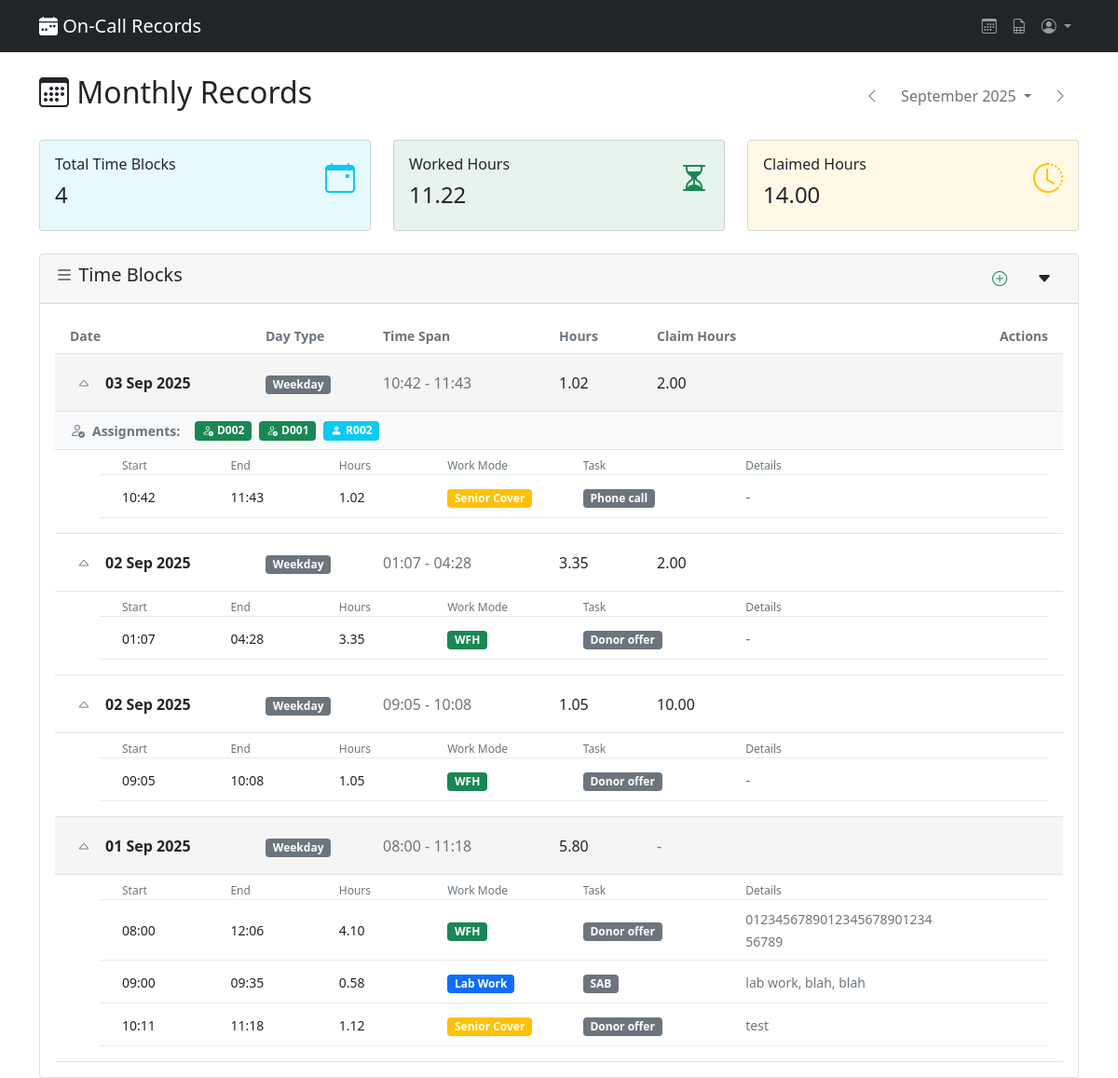
The app's page / (signed in) with its own data.
### records/models.py (models this page shows, shortened)
class TimeBlock(models.Model):
    staff = models.ForeignKey(OnCallStaff, on_delete=models.CASCADE)
    date = models.DateField()
    day_type = models.ForeignKey(DayType, on_delete=models.CASCADE, null=True, blank=True)
    claim = models.DecimalField(max_digits=5, decimal_places=2, null=True, blank=True, help_text="Total claim hours for this block")
    created = models.DateTimeField(default=timezone.now)
    last_modified = models.DateTimeField(auto_now=True)
    class Meta:
        pass

class DayType(models.Model):
    BOOTSTRAP_COLORS = [
        ('primary', 'Primary (Blue)'),
        ('secondary', 'Secondary (Gray)'),
        ('success', 'Success (Green)'),
        ('danger', 'Danger (Red)'),
        ('warning', 'Warning (Yellow)'),
        ('info', 'Info (Cyan)'),
        ('light', 'Light'),
        ('dark', 'Dark'),
    ]
    name = models.CharField(max_length=50, unique=True)
    color = models.CharField(max_length=20, choices=BOOTSTRAP_COLORS, default='info')

class TimeEntry(models.Model):
    block = models.ForeignKey(TimeBlock, on_delete=models.CASCADE, related_name='time_entries')
    time_started = models.TimeField()
    time_ended = models.TimeField()
    task = models.ForeignKey(Task, on_delete=models.CASCADE)
    detail = models.ForeignKey(Detail, on_delete=models.SET_NULL, null=True, blank=True)
    work_mode = models.ForeignKey(WorkMode, on_delete=models.CASCADE)
    created = models.DateTimeField(default=timezone.now)
    last_modified = models.DateTimeField(auto_now=True)
    @property
    def hours(self):
        start = datetime.combine(self.block.date, self.time_started)
        end = datetime.combine(self.block.date, self.time_ended)
        if self.time_ended <= self.time_started:
            end += timedelta(days=1)
        duration = end - start
        return round(duration.total_seconds() / 3600, 2)

class Assignment(models.Model):
    ENTITY_TYPES = [
        ('donor', 'Donor'),
        ('recipient', 'Recipient'),
        ('lab_task', 'Lab Task'),
    ]
    block = models.ForeignKey(TimeBlock, on_delete=models.CASCADE, related_name='assignments')
    entity_type = models.CharField(max_length=20, choices=ENTITY_TYPES)
    entity_id = models.CharField(max_length=50, help_text="ID of the assigned entity")
    notes = models.TextField(blank=True, help_text="Notes about this assignment during this block")
    color = models.CharField(max_length=20, default='primary', help_text="Bootstrap color for the assignment badge")
    icon = models.CharField(max_length=50, default='bi-person-fill', help_text='Bootstrap icon class')
    created = models.DateTimeField(default=timezone.now)
    class Meta:
        unique_together = ['block', 'entity_type', 'entity_id']
        verbose_name = "Assignment"
        verbose_name_plural = "Assignments"
    def get_assignment_type_config(self):
        return ASSIGNMENT_TYPE_CONFIG.get(self.entity_type, {})
    @property
    def display_color(self):
        config = self.get_assignment_type_config()
        return config.get('color', self.color)
    @property
    def display_icon(self):
        config = self.get_assignment_type_config()
        return config.get('icon', self.icon)

class WorkMode(models.Model):
    BOOTSTRAP_COLORS = [
        ('primary', 'Primary (Blue)'),
        ('secondary', 'Secondary (Gray)'),
        ('success', 'Success (Green)'),
        ('danger', 'Danger (Red)'),
        ('warning', 'Warning (Yellow)'),
        ('info', 'Info (Cyan)'),
        ('light', 'Light'),
        ('dark', 'Dark'),
    ]
    name = models.CharField(max_length=50, unique=True)
    color = models.CharField(max_length=20, choices=BOOTSTRAP_COLORS, default='primary')

class Task(models.Model):
    BOOTSTRAP_COLORS = [
        ('primary', 'Primary (Blue)'),
        ('secondary', 'Secondary (Gray)'),
        ('success', 'Success (Green)'),
        ('danger', 'Danger (Red)'),
        ('warning', 'Warning (Yellow)'),
        ('info', 'Info (Cyan)'),
        ('light', 'Light'),
        ('dark', 'Dark'),
    ]
    name = models.CharField(max_length=100, unique=True)
    color = models.CharField(max_length=20, choices=BOOTSTRAP_COLORS, default='secondary')

class Detail(models.Model):
    text = models.TextField()

### records/views.py (the view)
# urls.py: path('', views.dashboard, name='dashboard'),
@require_oncall_staff
def dashboard(request):
    staff = request.staff
    month, year = get_safe_month_year_from_request(request)
    current_month_start, next_month_start = get_month_date_range(year, month)
    blocks = TimeBlock.objects.filter(
        staff=staff,
        date__gte=current_month_start,
        date__lt=next_month_start
    ).prefetch_related('time_entries__task', 'time_entries__work_mode', 'assignments').order_by('-date')
    for block in blocks:
        block.calculated_hours = sum(entry.hours for entry in block.time_entries.all())
    total_hours = sum(
        sum(entry.hours for entry in block.time_entries.all())
        for block in blocks
    )
    total_claims = sum(
        block.claim for block in blocks if block.claim
    )
    month_context = build_month_context(month, year)
    context = {
        'staff': staff,
        'blocks': blocks,
        'total_hours': total_hours,
        'total_claims': total_claims,
        **month_context,  # Merge month navigation context
    }
    return render(request, 'records/dashboard.html', context)

### records/templates/records/dashboard.html (shortened to what this page needs)
{% extends 'records/base.html' %}
{% block content %}
<div class="row">
    <div class="col-lg-12">
        <div class="d-flex justify-content-between align-items-center mb-4">
            <div class="d-flex align-items-center">
                <h2><i class="bi-calendar3"></i> Monthly Records</h2>
            </div>
            <div class="ms-3">
                {% include 'records/partials/month_selector.html' %}
            </div>
        </div>
    </div>
</div>
{% include 'records/partials/stats_cards.html' %}
{% with is_admin_view=False %}
    {% include 'records/partials/blocks_table.html' %}
{% endwith %}
{% endblock content %}

### records/templates/records/partials/blocks_table.html (shortened to what this page needs)
<div class="card">
    <div class="card-header d-flex justify-content-between align-items-center">
        <h5>
            <i class="bi bi-list"></i> Time Blocks
        </h5>
        <div class="d-flex align-items-center">
            {% if not is_admin_view and is_current_month %}
                <a href="{% url 'add_block' %}"
                   class="btn btn-outline-success border-0"
                   data-bs-toggle="tooltip"
                   title="Add a new block">
                    <i class="bi bi-plus-circle"></i>
                </a>
            {% endif %}
            {% if blocks %}
                <button id="toggleAllBlocks"
                        class="btn btn-outline-dark border-0 {% if not is_admin_view and is_current_month %}ms-2{% endif %}"
                        data-bs-toggle="tooltip"
                        title="Expand all blocks">
                    <i class="bi bi-caret-down-fill"></i>
                </button>
            {% endif %}
        </div>
    </div>
    <div class="card-body">
        {% if blocks %}
            <div class="blocks-header d-none d-md-flex align-items-center py-2 px-3 border-bottom text-muted small fw-bold">
                <div style="width: 20%;">Date</div>
                <div style="width: 12%;">Day Type</div>
                <div style="width: 18%;">Time Span</div>
                <div style="width: 10%;">Hours</div>
                <div style="width: 12%;">Claim Hours</div>
                {% if not is_admin_view %}
                    <div style="width: 28%;" class="text-end">Actions</div>
                {% else %}
                    <div style="width: 28%;"></div>
                {% endif %}
            </div>
            <div class="blocks-container">
                {% regroup blocks by date as date_groups %}
                {% for date_group in date_groups %}
                    {% for block in date_group.list %}
                        <div class="block-item border-bottom">
                            <div class="block-header d-flex align-items-center py-3 px-3 border-bottom"
                                 style="background-color: {% if forloop.parentloop.counter0|divisibleby:2 %}#f5f5f5{% else %}transparent{% endif %}">
                                <div style="width: 20%;" class="d-flex align-items-center">
                                    <button class="btn btn-sm btn-outline-secondary border-0 me-2"
                                            type="button"
                                            data-bs-toggle="collapse"
                                            data-bs-target="#block-{{ block.id }}"
                                            aria-expanded="true">
                                        <i class="bi bi-caret-up"></i>
                                    </button>
                                    <span class="fw-bold">{{ block.date|date:"d M Y" }}</span>
                                </div>
                                <div style="width: 12%;">
                                    <span class="badge bg-{{ block.day_type.color }}">{{ block.day_type.name }}</span>
                                </div>
                                <div style="width: 18%;">
                                    {% if block.time_entries.all %}
                                        {% with first_entry=block.time_entries.first last_entry=block.time_entries.last %}
                                            <span class="text-muted">{{ first_entry.time_started|time:"H:i" }} - {{ last_entry.time_ended|time:"H:i" }}</span>
                                        {% endwith %}
                                    {% else %}
                                        <span class="text-muted">-</span>
                                    {% endif %}
                                </div>
                                <div style="width: 10%;">
                                    <span class="fw-medium">{{ block.calculated_hours|floatformat:2 }}</span>
                                </div>
                                <div style="width: 12%;">
                                    {% if block.claim %}
                                        <span class="fw-medium">{{ block.claim|floatformat:2 }}</span>
                                    {% else %}
                                        <span class="text-muted">-</span>
                                    {% endif %}
                                </div>
                                {% if not is_admin_view %}
                                    <div style="width: 28%;" class="text-end">
                                    </div>
                                {% else %}
                                    <div style="width: 28%;"></div>
                                {% endif %}
                            </div>
                            {% if block.assignments.all %}
                                <div class="assignments-section border-bottom"
                                     style="background-color: {% if forloop.parentloop.counter0|divisibleby:2 %}#f8f9fa{% else %}#ffffff{% endif %};">
                                    <div class="assignments-container d-flex align-items-center py-2 px-3">
                                        <div class="d-flex align-items-center">
                                            <i class="bi bi-person-check text-muted me-2"></i>
                                            <strong class="small text-muted me-3">Assignments:</strong>
                                            {% for assignment in block.assignments.all %}
                                                <span class="badge bg-{{ assignment.display_color }} me-2 d-flex align-items-center">
                                                    <i class="{{ assignment.display_icon }} me-1"></i>
                                                    {{ assignment.entity_id }}
                                                </span>
                                            {% endfor %}
                                        </div>
                                    </div>
                                </div>
                            {% endif %}
                            <div class="collapse show" id="block-{{ block.id }}">
                                {% if block.time_entries.all %}
                                    <div class="time-entries-container px-3 pb-3">
                                        <div class="time-entries-header d-none d-md-flex align-items-center pt-2 px-4 text-muted small"
                                             style="font-size: 0.75rem;
                                                    border-bottom: 1px solid #e9ecef;
                                                    margin-left: 2rem">
                                            <div style="width: 12%;">Start</div>
                                            <div style="width: 12%;">End</div>
                                            <div style="width: 12%;">Hours</div>
                                            <div style="width: 15%;">Work Mode</div>
                                            <div style="width: 18%;">Task</div>
                                            <div style="width: 21%;">Details</div>
                                        </div>
                                        {% for entry in block.time_entries.all %}
                                            <div class="time-entry d-flex align-items-center py-2 px-4 border-bottom"
                                                 style="margin-left: 2rem;
                                                        border-bottom: 1px solid #e9ecef !important">
                                                <div style="width: 12%;">
                                                    <span class="small">{{ entry.time_started|time:"H:i" }}</span>
                                                </div>
                                                <div style="width: 12%;">
                                                    <span class="small">{{ entry.time_ended|time:"H:i" }}</span>
                                                </div>
                                                <div style="width: 12%;">
                                                        <span class="small">{{ entry.hours|floatformat:2 }}</span>
                                                </div>
                                                <div style="width: 15%;">
                                                    <span class="badge bg-{{ entry.work_mode.color }}">{{ entry.work_mode.name }}</span>
                                                </div>
                                                <div style="width: 18%;">
                                                    <span class="badge bg-{{ entry.task.color }} small">{{ entry.task.name }}</span>
                                                </div>
                                                <div style="width: 21%;">
                                                    {% if entry.detail %}
                                                        <span class="small text-muted" title="{{ entry.detail.text }}" data-bs-toggle="tooltip">
                                                            {{ entry.detail.text|truncatechars:30 }}
                                                        </span>
                                                    {% else %}
                                                        <span class="text-muted">-</span>
                                                    {% endif %}
                                                </div>
                                                {% if not is_admin_view %}
                                                    <div style="width: 10%;" class="text-end">
                                                    </div>
                                                {% endif %}
                                            </div>
                                        {% endfor %}
                                    </div>
                                {% endif %}
                            </div>
                        </div>
                    {% endfor %}
                {% endfor %}
            </div>
        {% endif %}
    </div>
</div>

### records on screen
TimeBlock: date "03 Sep 2025", day_type.name "Weekday", time_entries.first.time_started "10:42", time_entries.last.time_ended "11:43", calculated_hours "1.02", claim "2.00"
Assignment: entity_id "D002"
Assignment: entity_id "D001"
Assignment: entity_id "R002"
TimeEntry: time_started "10:42", time_ended "11:43", hours "1.02", work_mode.name "Senior Cover", task.name "Phone call"
TimeBlock: date "02 Sep 2025", day_type.name "Weekday", time_entries.first.time_started "01:07", time_entries.last.time_ended "04:28", calculated_hours "3.35", claim "2.00"
TimeEntry: time_started "01:07", time_ended "04:28", hours "3.35", work_mode.name "WFH", task.name "Donor offer"
TimeBlock: date "02 Sep 2025", day_type.name "Weekday", time_entries.first.time_started "09:05", time_entries.last.time_ended "10:08", calculated_hours "1.05", claim "10.00"
TimeEntry: time_started "09:05", time_ended "10:08", hours "1.05", work_mode.name "WFH", task.name "Donor offer"
TimeBlock: date "01 Sep 2025", day_type.name "Weekday", time_entries.first.time_started "08:00", time_entries.last.time_ended "11:18", calculated_hours "5.80"
TimeEntry: time_started "08:00", time_ended "12:06", hours "4.10", work_mode.name "WFH", task.name "Donor offer", detail.text "012345678901234567890123456789"
TimeEntry: time_started "09:00", time_ended "09:35", hours "0.58", work_mode.name "Lab Work", task.name "SAB", detail.text "lab work, blah, blah"
TimeEntry: time_started "10:11", time_ended "11:18", hours "1.12", work_mode.name "Senior Cover", task.name "Donor offer", detail.text "test"

### other values on screen
{{ current_month }} "September 2025"
{{ blocks.count }} "4"
{{ total_hours|floatformat:2 }} "11.22"
{{ total_claims|floatformat:2 }} "14.00"
